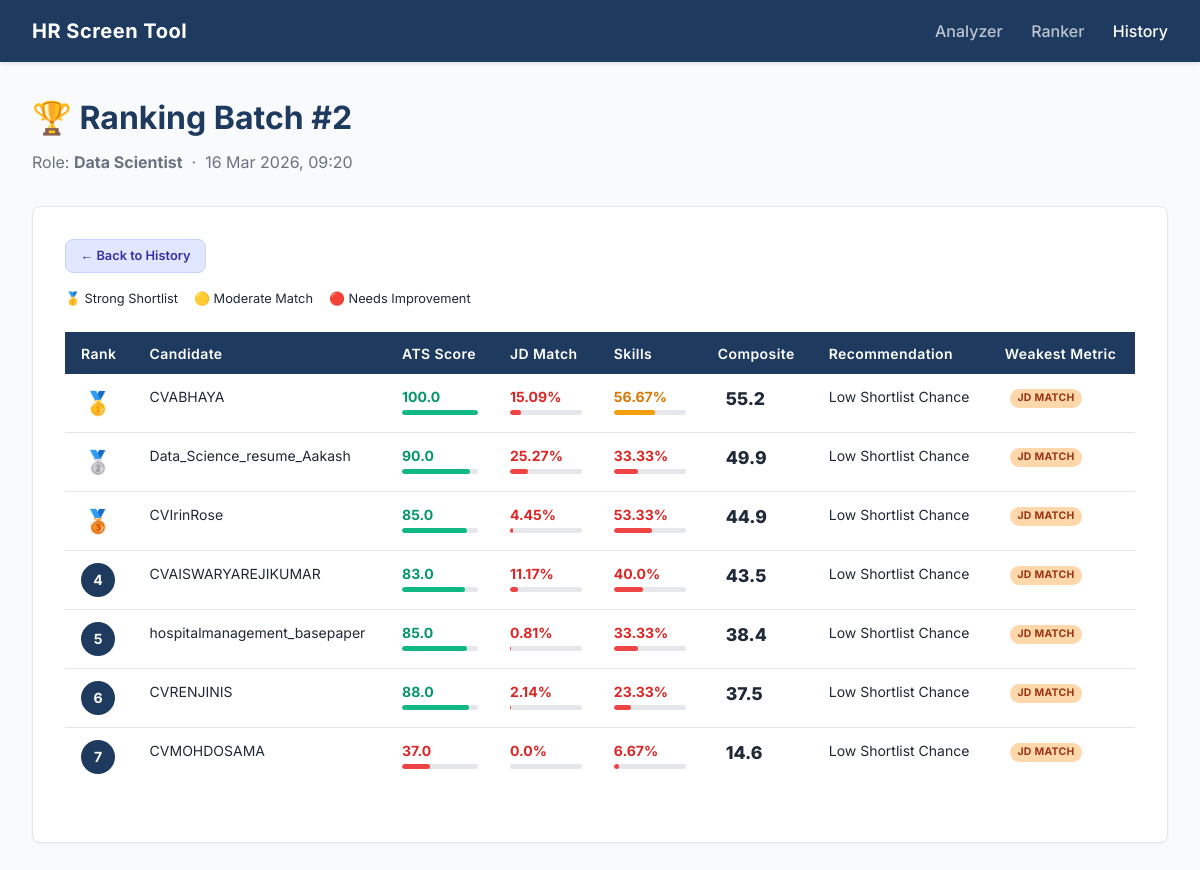
/history/batch/2, run on the app's committed database.
### models.py (models this page shows)
class RankingBatch(db.Model):
    __tablename__ = 'ranking_batches'
    id              = db.Column(db.Integer, primary_key=True)
    target_role     = db.Column(db.String(100), nullable=False)
    job_description = db.Column(db.Text, nullable=False)
    created_at      = db.Column(db.DateTime(timezone=True),
                                default=lambda: datetime.now(timezone.utc))
    results         = db.relationship('RankingResult', backref='batch',
                                      cascade='all, delete-orphan',
                                      lazy=True, order_by='RankingResult.rank')

class RankingResult(db.Model):
    __tablename__ = 'ranking_results'
    id              = db.Column(db.Integer, primary_key=True)
    batch_id        = db.Column(db.Integer, db.ForeignKey('ranking_batches.id'), nullable=False)
    rank            = db.Column(db.Integer, nullable=False)
    filename        = db.Column(db.String(255), nullable=False)
    ats_score       = db.Column(db.Float, nullable=False)
    jd_match        = db.Column(db.Float, nullable=False)
    skill_match     = db.Column(db.Float, nullable=False)
    composite_score = db.Column(db.Float, nullable=False)
    recommendation  = db.Column(db.String(100), nullable=False)
    weakest_metric  = db.Column(db.String(50))

### app.py (the view)
@app.route('/history/batch/<int:batch_id>')
def history_batch(batch_id):
    batch = RankingBatch.query.get_or_404(batch_id)
    return render_template('history_batch.html', batch=batch)

### templates/history_batch.html (shortened to what this page needs)
{% extends 'base.html' %}
{% block content %}
<div class="page-header">
    <h1>🏆 Ranking Batch #{{ batch.id }}</h1>
    <p>Role: <strong>{{ batch.target_role }}</strong> &nbsp;·&nbsp; {{ batch.created_at.strftime('%d %b %Y, %H:%M') }}</p>
</div>
<div class="card">
    <div style="margin-bottom:1rem;">
        <a href="{{ url_for('history') }}" class="btn-export">← Back to History</a>
    </div>
    {% if batch.results %}
    <div class="rank-legend">
        <span>🥇 Strong Shortlist</span>
        <span>🟡 Moderate Match</span>
        <span>🔴 Needs Improvement</span>
    </div>
    <div class="metrics-table-wrap">
        <table class="metrics-table">
            <thead>
                <tr>
                    <th>Rank</th>
                    <th>Candidate</th>
                    <th>ATS Score</th>
                    <th>JD Match</th>
                    <th>Skills</th>
                    <th>Composite</th>
                    <th>Recommendation</th>
                    <th>Weakest Metric</th>
                </tr>
            </thead>
            <tbody>
                {% for r in batch.results %}
                <tr>
                    <td>
                        <div class="rank-circle {% if r.rank == 1 %}gold{% elif r.rank == 2 %}silver{% elif r.rank == 3 %}bronze{% endif %}">
                            {% if r.rank == 1 %}🥇{% elif r.rank == 2 %}🥈{% elif r.rank == 3 %}🥉{% else %}{{ r.rank }}{% endif %}
                        </div>
                    </td>
                    <td>{{ r.filename.rsplit('.', 1)[0] }}</td>
                    <td>
                        <div class="score-cell">
                            <span class="cell-num {% if r.ats_score >= 75 %}green{% elif r.ats_score >= 60 %}amber{% else %}red{% endif %}">{{ r.ats_score }}</span>
                            <div class="mini-bar"><div class="mini-bar-fill {% if r.ats_score >= 75 %}green{% elif r.ats_score >= 60 %}amber{% else %}red{% endif %}" data-width="{{ r.ats_score }}%"></div></div>
                        </div>
                    </td>
                    <td>
                        <div class="score-cell">
                            <span class="cell-num {% if r.jd_match >= 75 %}green{% elif r.jd_match >= 60 %}amber{% else %}red{% endif %}">{{ r.jd_match }}%</span>
                            <div class="mini-bar"><div class="mini-bar-fill {% if r.jd_match >= 75 %}green{% elif r.jd_match >= 60 %}amber{% else %}red{% endif %}" data-width="{{ r.jd_match }}%"></div></div>
                        </div>
                    </td>
                    <td>
                        <div class="score-cell">
                            <span class="cell-num {% if r.skill_match >= 70 %}green{% elif r.skill_match >= 55 %}amber{% else %}red{% endif %}">{{ r.skill_match }}%</span>
                            <div class="mini-bar"><div class="mini-bar-fill {% if r.skill_match >= 70 %}green{% elif r.skill_match >= 55 %}amber{% else %}red{% endif %}" data-width="{{ r.skill_match }}%"></div></div>
                        </div>
                    </td>
                    <td>
                        <span class="composite-score {% if r.composite_score >= 75 %}strong{% elif r.composite_score >= 65 %}moderate{% else %}weak{% endif %}">
                            {{ r.composite_score }}
                        </span>
                    </td>
                    <td>{{ r.recommendation }}</td>
                    <td><span class="weakest-tag">{{ r.weakest_metric }}</span></td>
                </tr>
                {% endfor %}
            </tbody>
        </table>
    </div>
    {% else %}
        <div class="empty-state"><p>No results found for this batch.</p></div>
    {% endif %}
</div>
{% endblock %}

### static/css/style.css (style rules this page uses)
:root { --navy-blue: #1E3A5F; --soft-white: #F8FAFC; --light-gray: #E5E7EB; --accent-blue: #3B82F6; --text-dark: #1F2937; --text-muted: #6B7280; --success: #10B981; --warning: #F59E0B; --border-radius: 8px; --transition: 0.2s ease; }
* { box-sizing: border-box; margin: 0; padding: 0; }
body { font-family: 'Inter', 'Segoe UI', sans-serif; background-color: var(--soft-white); color: var(--text-dark); line-height: 1.5; }
.page-header { margin-bottom: 2rem; }
.page-header h1 { color: var(--navy-blue); font-size: 2rem; margin-bottom: 0.5rem; }
.page-header p { color: var(--text-muted); }
.card { background: white; border: 1px solid var(--light-gray); border-radius: var(--border-radius); padding: 2rem; box-shadow: 0 1px 3px rgba(0,0,0,0.05); }
.rank-circle { width: 28px; height: 28px; background-color: var(--navy-blue); color: white; border-radius: 50%; display: flex; align-items: center; justify-content: center; font-weight: 600; font-size: 0.875rem; }
.score-cell { display: flex; flex-direction: column; gap: 3px; min-width: 70px; }
.cell-num { font-weight: 700; font-size: 0.875rem; }
.cell-num.green { color: #059669; }
.cell-num.amber { color: #d97706; }
.cell-num.red { color: #dc2626; }
.mini-bar { height: 5px; background: var(--light-gray); border-radius: 9999px; overflow: hidden; }
.mini-bar-fill { height: 100%; border-radius: 9999px; transition: width 0.6s ease; }
.mini-bar-fill.green { background: #10B981; }
.mini-bar-fill.amber { background: #F59E0B; }
.mini-bar-fill.red { background: #EF4444; }
.composite-score { font-weight: 800; font-size: 1.1rem; padding: 0.2rem 0.5rem; border-radius: 6px; }
.rank-circle { width: 34px; height: 34px; background-color: var(--navy-blue); color: white; border-radius: 50%; display: flex; align-items: center; justify-content: center; font-weight: 700; font-size: 0.875rem; }
.rank-circle.gold { background: transparent; font-size: 1.4rem; }
.rank-circle.silver { background: transparent; font-size: 1.4rem; }
.rank-circle.bronze { background: transparent; font-size: 1.4rem; }
.rank-legend { display: flex; gap: 1rem; flex-wrap: wrap; margin-bottom: 1rem; font-size: 0.8rem; }
.btn-export { display: inline-block; padding: 0.4rem 0.9rem; background: #e0e7ff; color: #3730a3; border-radius: var(--border-radius); font-size: 0.8rem; font-weight: 600; text-decoration: none; transition: var(--transition); border: 1px solid #c7d2fe; }
.metrics-table-wrap { margin-top: 1.5rem; margin-bottom: 1.5rem; }
.metrics-table { width: 100%; border-collapse: collapse; font-size: 0.875rem; }
.metrics-table thead tr { background: var(--navy-blue); color: white; }
.metrics-table thead th { padding: 0.65rem 1rem; text-align: left; font-weight: 600; letter-spacing: 0.03em; }
.metrics-table tbody tr { border-bottom: 1px solid var(--light-gray); transition: background var(--transition); }
.metrics-table tbody tr:last-child { border-bottom: none; }
.metrics-table td { padding: 0.75rem 1rem; vertical-align: top; color: var(--text-dark); }
.weakest-tag { display: inline-block; font-size: 0.65rem; font-weight: 700; padding: 0.1rem 0.45rem; margin-left: 0.35rem; border-radius: 9999px; background: #fed7aa; color: #9a3412; vertical-align: middle; letter-spacing: 0.03em; text-transform: uppercase; }

### data on the page
RankingBatch: id "2", target_role "Data Scientist", created_at "16 Mar 2026, 09:20"
RankingResult: filename "CVABHAYA", ats_score "100.0", jd_match "15.09", skill_match "56.67", composite_score "55.2", recommendation "Low Shortlist Chance", weakest_metric "JD MATCH"
RankingResult: filename "Data_Science_resume_Aakash", ats_score "90.0", jd_match "25.27", skill_match "33.33", composite_score "49.9", recommendation "Low Shortlist Chance", weakest_metric "JD MATCH"
RankingResult: filename "CVIrinRose", ats_score "85.0", jd_match "4.45", skill_match "53.33", composite_score "44.9", recommendation "Low Shortlist Chance", weakest_metric "JD MATCH"
RankingResult: rank "4", filename "CVAISWARYAREJIKUMAR", ats_score "83.0", jd_match "11.17", skill_match "40.0", composite_score "43.5", recommendation "Low Shortlist Chance", weakest_metric "JD MATCH"
RankingResult: rank "5", filename "hospitalmanagement_basepaper", ats_score "85.0", jd_match "0.81", skill_match "33.33", composite_score "38.4", recommendation "Low Shortlist Chance", weakest_metric "JD MATCH"
RankingResult: rank "6", filename "CVRENJINIS", ats_score "88.0", jd_match "2.14", skill_match "23.33", composite_score "37.5", recommendation "Low Shortlist Chance", weakest_metric "JD MATCH"
RankingResult: rank "7", filename "CVMOHDOSAMA", ats_score "37.0", jd_match "0.0", skill_match "6.67", composite_score "14.6", recommendation "Low Shortlist Chance", weakest_metric "JD MATCH"
